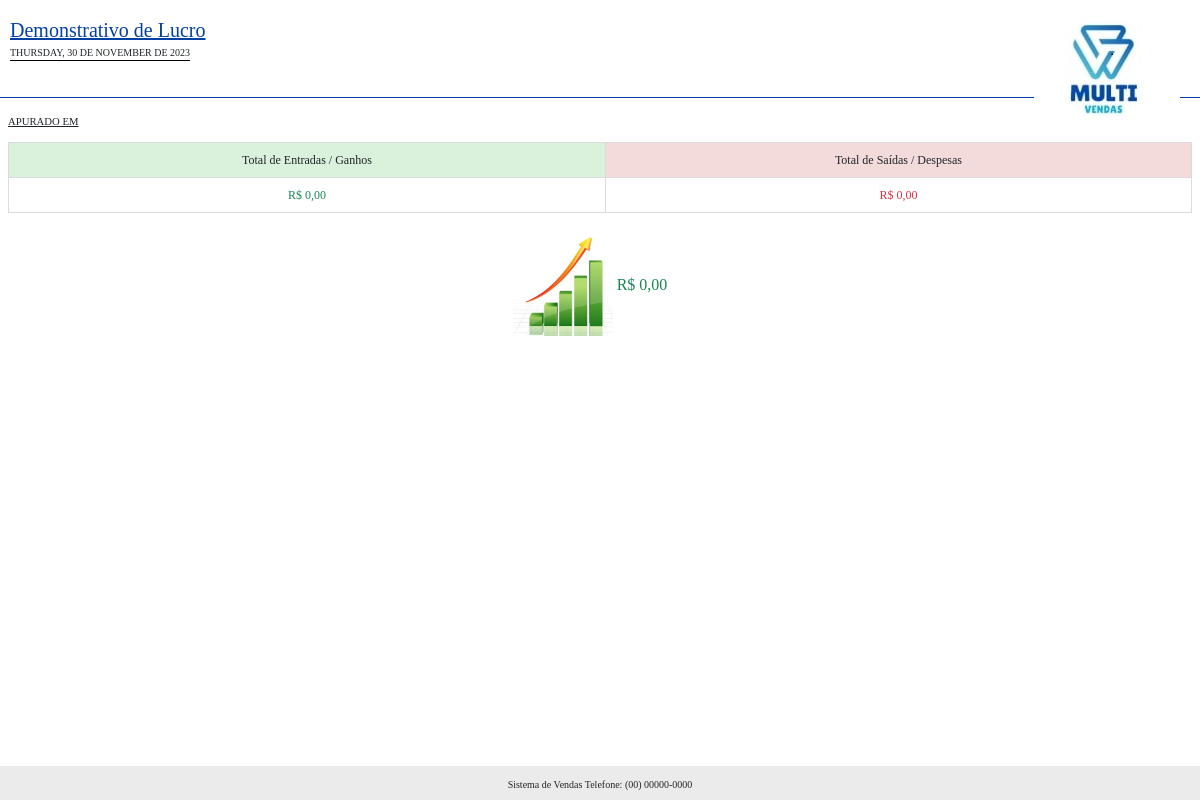
Before: /rel/lucro.php with the older database file.
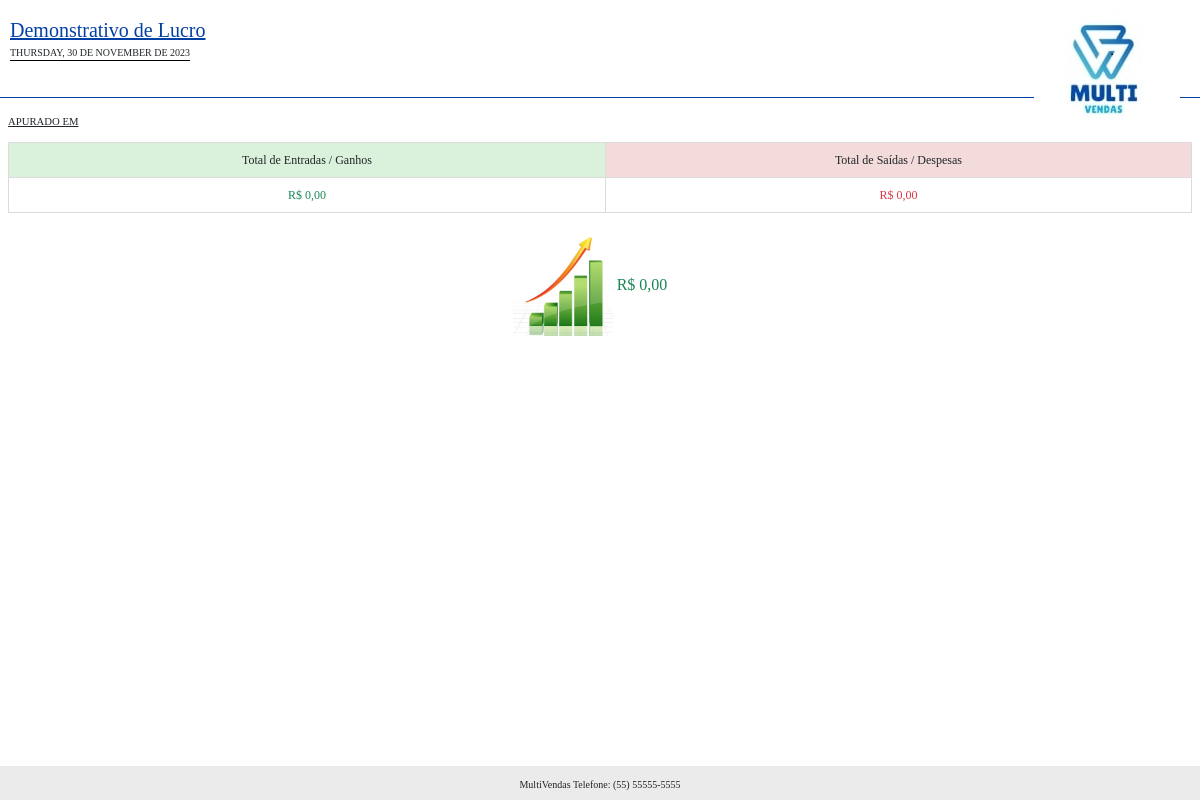
After: the same page with the newer database file.
### tables this page shows
CREATE TABLE `config` (
  `id` int(11) NOT NULL,
  `empresa` int(11) NOT NULL,
  `nome_sistema` varchar(50) NOT NULL,
  `telefone_sistema` varchar(20) DEFAULT NULL,
  `email_sistema` varchar(50) DEFAULT NULL,
  `tipo_rel` varchar(5) NOT NULL,
  `dias_bloqueio` int(11) NOT NULL,
  `msg_bloqueio` varchar(255) DEFAULT NULL,
  `foto_rel` varchar(100) DEFAULT NULL,
  `tipo_desconto` varchar(20) DEFAULT NULL,
  `comissao` int(11) NOT NULL,
  `endereco_sistema` varchar(100) DEFAULT NULL,
  `cnpj_sistema` varchar(25) DEFAULT NULL
);

### conexao.php (called while the page is built, shortened)
<?php
$url_sistema = "http://$_SERVER[HTTP_HOST]/";
$url = explode("//", $url_sistema);
if($url[1] == 'localhost/'){
	$url_sistema = "http://$_SERVER[HTTP_HOST]/tcc/";
}
 ?>

### rel/lucro.php (the view, shortened to what this page needs)
<?php
include('../conexao.php');
$dataInicial = $_GET['dataInicial'];
$dataFinal = $_GET['dataFinal'];
$query = $pdo->query("SELECT * FROM config WHERE empresa = 0");
$res = $query->fetchAll(PDO::FETCH_ASSOC);
$nome_sistema = $res[0]['nome_sistema'];
$telefone_sistema = $res[0]['telefone_sistema'];
$data_hoje = utf8_encode(strftime('%A, %d de %B de %Y', strtotime('today')));
$dataInicialF = implode('/', array_reverse(explode('-', $dataInicial)));
$dataFinalF = implode('/', array_reverse(explode('-', $dataFinal)));
if($dataInicial == $dataFinal){
	$texto_apuracao = 'APURADO EM '.$dataInicialF;
}else if($dataInicial == '1980-01-01'){
	$texto_apuracao = 'APURADO EM TODO O PERÍODO';
}else{
	$texto_apuracao = 'APURAÇÃO DE '.$dataInicialF. ' ATÉ '.$dataFinalF;
}
?>
<!DOCTYPE html>
<html>
<head>
	<link href="https://cdn.jsdelivr.net/npm/bootstrap@5.0.0/dist/css/bootstrap.min.css" rel="stylesheet">
</head>
<body>
	<div class="titulo_cab titulo_img"><u>Demonstrativo de Lucro</u></div>
	<div class="data_img"><?php echo mb_strtoupper($data_hoje) ?></div>
	<img class="imagem" style="height: 50; width:auto" src="<?php echo $url_sistema ?>img/logo-rel.jpg">
	<br><br><br>
	<div class="cabecalho" style="border-bottom: solid 1px #0340a3">
	</div>
	<div class="mx-2" >
			<div style="margin-top: -20px; margin-bottom: 10px">
				<small><small><small><u><?php echo $texto_apuracao ?></u></small></small></small>
			</div>
<?php
		$total_receber = 0;
		$total_pagar = 0;
		 ?>
	<table class="table table-striped borda" cellpadding="6">
  <tbody>
  	<?php
	$total_entradas = $total_receber;
	$total_saidas = $total_pagar;
	$total_entradasF = number_format($total_entradas, 2, ',', '.');
	$total_saidasF = number_format($total_saidas, 2, ',', '.');
	$saldo_total = $total_entradas - $total_saidas;
	$saldo_totalF = number_format($saldo_total, 2, ',', '.');
	if($saldo_total < 0){
		$classe_saldo = 'text-danger';
		$classe_img = 'negativo.jpg';
	}else{
		$classe_saldo = 'text-success';
		$classe_img = 'positivo.jpg';
	}
  	 ?>
 <tr align="center" class="">
<td style="background: #e6ffe8" colspan="2" scope="col">Total de Entradas / Ganhos</td>
<td style="background: #ffe7e6" colspan="2" scope="col">Total de Saídas / Despesas</td>
</tr>
 <tr align="center" class="">
<td colspan="2" class="text-success"> R$ <?php echo $total_entradasF ?></td>
<td colspan="2" class="text-danger"> R$ <?php echo $total_saidasF ?></td>
</tr>
  </tbody>
</table>
	</div>
	<div class="col-md-12 p-2">
		<div class="" align="center" style="margin-right: 20px">
			<img src="<?php echo $url_sistema ?>/img/<?php echo $classe_img ?>" width="100px">
			<span class="<?php echo $classe_saldo ?>">R$ <?php echo $saldo_totalF ?></span>
		</div>
	</div>
	<div class="footer"  align="center">
		<span style="font-size:10px"><?php echo $nome_sistema ?> Telefone: <?php echo $telefone_sistema ?></span>
	</div>
</body>
</html>

### rel/lucro.php (style rules this page uses)
body { margin-top:5px; font-family:Times, "Times New Roman", Georgia, serif; }
.footer { margin-top:20px; width:100%; background-color: #ebebeb; padding:5px; position:absolute; bottom:0; }
.cabecalho { padding:10px; margin-bottom:30px; width:100%; font-family:Times, "Times New Roman", Georgia, serif; }
.titulo_cab { color:#0340a3; font-size:20px; }
.imagem { width: 190px; position:absolute; right:20px; top:10px; }
.titulo_img { position: absolute; margin-top: 10px; margin-left: 10px; }
.data_img { position: absolute; margin-top: 40px; margin-left: 10px; border-bottom:1px solid #000; font-size: 10px; }
table.borda { border-collapse: collapse; background: #FFF; font-size:12px; vertical-align:middle; }
table.borda td { border: 1px solid #dbdbdb; }
table { width:100%; text-align: center; }
.text-danger { color:red; }
.mx-2 { margin:0px 10px; }

Changed rows visible on the page:
removed config: nome_sistema "Sistema de Vendas", telefone_sistema "(00) 00000-0000"
added config: nome_sistema "MultiVendas", telefone_sistema "(55) 55555-5555"
